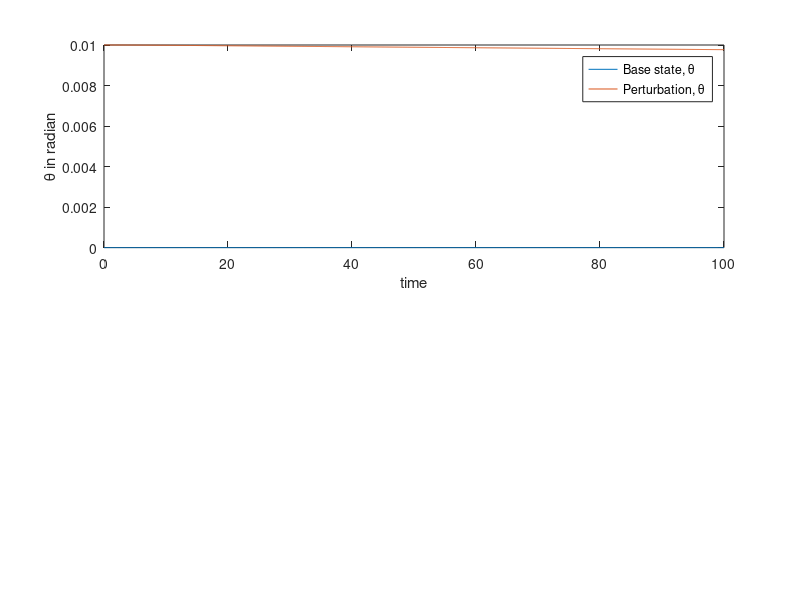

MATLAB code to generate this figure: (Note: this script raises an error after producing the figure.)
clc
clear
close all
r=1;
p=0.2;
theta=0; V=0;
theta_per=0.01;  V_per=0;
[t,y]=ode45(@(t,y) [y(2); (-sin(y(1))+(r*sin(y(1))*cos(y(1)))-p*y(2))],0:0.1:100,[theta,V]);
[t,y2]=ode45(@(t,y2) [y2(2); (-sin(y2(1))+(r*sin(y2(1))*cos(y2(1)))-p*y2(2))],0:0.1:100,[theta+theta_per,V+V_per]);
%[t,y3]=ode45(@(t,y3) [y3(2); (r*((cos(theta)^2)-(sin(theta)^2))-cos(theta)*y3(1)-p*y3(2))],0:0.1:1000,[theta_per,V_per]);
figure(1)
subplot(2,1,1)
plot(t,y(:,1))
hold on
plot(t,y2(:,1))
ylabel('\theta in radian')
xlabel('time')
legend('Base state, \theta','Perturbation, \theta')
title('Rotating Pedulum Stability Analysis',['Base State [',num2str(theta),', ',num2str(V),'], p=',num2str(p),', r=',num2str(r),' Perturbation=[',num2str(theta_per),', ',num2str(V_per),']'])
% title('\theta in radian')
% ylim([-1 2])
hold off
% plot(t,y3(:,1))
subplot(2,1,2)
% figure(2)
plot(t,y(:,2),'--')
hold on
plot(t,y2(:,2),'--')
% title('Velocity')
ylabel('Tangential Velocity')
xlabel('time')
legend('Base state, V','Perturbation, V')
%ylim([-10e-06 10e-06])
x=cos(y2(:,1))
z=sin(y2(:,1))
j=0
% for i=1:10:length(z)-50
%     figure(2)
%     title('Ball Motion')
%     ezplot('(1-x.^2).^0.5',[-1,1])
%     hold on
%     plot(x(i),z(i),'o')
%     pause(0.1)
%     plot(x(i+10),z(i+10),'o')
%     pause(0.1)
%     plot(x(i+20),z(i+20),'o')
%     pause(0.1)
%     plot(x(i+30),z(i+30),'o')
%     pause(0.1)
%     plot(x(i+40),z(i+40),'o')
%     pause(0.1)
%     plot(x(i+50),z(i+50),'o')
%     pause(0.1)
% end
% ezplot('(0.8660/0.5)*x',[0,1])
% xlim([-1 1])
% ylim([0 1])
% title('Ball Motion')
r_=0:0.2:2;
p_=0:0.1:1;
for i=1:length(r_)
    for j=1:length(p_)
     s1(i,j)=(-p_(j)+(sqrt((p_(j)^2)+4*(r_(i)-1))))/2;
     s2(i,j)=(-p_(j)-(sqrt((p_(j)^2)+4*(r_(i)-1))))/2;
    end
end
z1=real(s1)
z2=real(s2)
figure(3)
subplot(1,2,1)
for i=1:length(r_)
    for j=1:length(p_)
     if z1(i,j)<0
         plot(p_(j),r_(i),'o','color','g')
         xlim([0,p_(end)])
         ylim([0,r_(end)])
         hold on
     elseif z1(i,j)>0
         plot(p_(j),r_(i),'*','color','r')
         xlim([0,p_(end)])
         ylim([0,r_(end)])
         hold on
     else 
        plot(p_(j),r_(i),'diamond','color','k')
        xlim([0,p_(end)])
        ylim([0,r_(end)])
        hold on 
     end
     title('Characteristic value s1')
     xlabel('p')
     ylabel('r')
    end
end
hold off
subplot(1,2,2)
for i=1:length(r_)
    for j=1:length(p_)
     if z2(i,j)<0
         plot(p_(j),r_(i),'o','color','g')
         xlim([0,p_(end)])
         ylim([0,r_(end)])
         hold on
     elseif z2(i,j)>0
         plot(p_(j),r_(i),'*','color','r')
         xlim([0,p_(end)])
         ylim([0,r_(end)])
         hold on
     else 
        plot(p_(j),r_(i),'diamond','color','k')
        xlim([0,p_(end)])
        ylim([0,r_(end)])
        hold on 
     end
     title('Characteristic value s2')
     xlabel('p')
     ylabel('r')
    end
end


